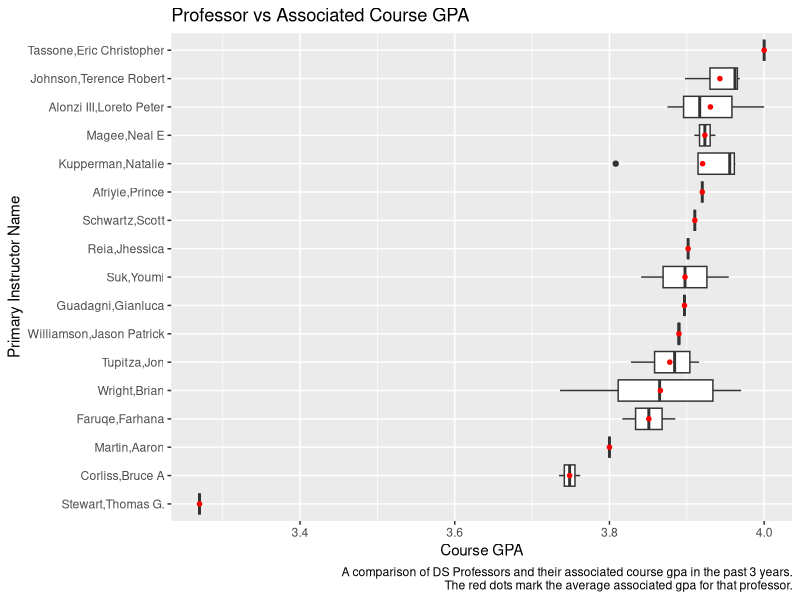
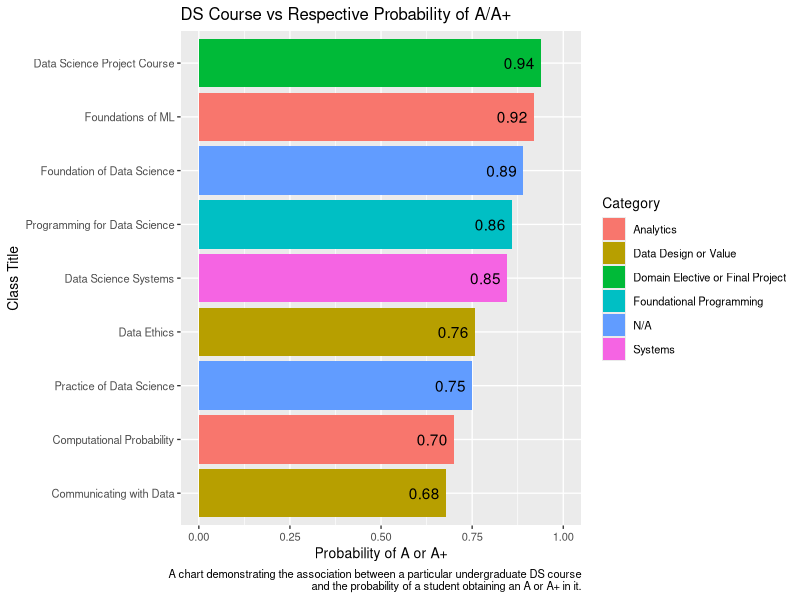

Source code (R) for these figures, in order:
## ---- chunk 1
knitr::opts_chunk$set(echo = TRUE)
## ---- chunk 2
library(readxl)
library(ggplot2)
library(tidyverse)
## ---- chunk 3
ds_courses <- read_excel("ds_courses.xlsx"); ds_courses
## ---- chunk 4
# filter for undergrad
ds_courses <- filter(ds_courses, `Catalog Number` < 5000); ds_courses 
## ---- chunk 5
# select relevant columns for all questions
ds_courses <- select(ds_courses, `Catalog Number`, `Class Title`, `Primary Instructor Name`, 
                     `Course GPA`, `# of Students`, `A+`, A); ds_courses
## ---- chunk 6
# Q1
prof_gpas <- ds_courses %>% select(`Primary Instructor Name`, `Course GPA`) %>%     
  group_by(`Primary Instructor Name`) %>%
  summarize(avg_gpa = mean(`Course GPA`)) %>% arrange(desc(avg_gpa)); prof_gpas

prof_order <- fct_rev(factor(prof_gpas$`Primary Instructor Name`, 
                             levels=prof_gpas$`Primary Instructor Name`)); prof_order

prof_order_plot <- factor(ds_courses$`Primary Instructor Name`, levels=prof_order)

ggplot(ds_courses, aes(x=`Course GPA`, y=fct_rev(prof_order_plot))) + 
  geom_boxplot() + stat_summary(fun=mean, geom="point", shape=20, size=2, color="red") + 
  labs(title="Professor vs Associated Course GPA",
       y="Primary Instructor Name",
       caption="A comparison of DS Professors and their associated course gpa in the past 3 years.
       The red dots mark the average associated gpa for that professor.")



## ---- chunk 7
# Q2
grpd_courses <- ds_courses %>% select(`Class Title`, `# of Students`, `A+`, A) %>% 
  group_by(`Class Title`) %>% summarize(
    avg_stud = mean(`# of Students`), 
    `avg_A+` = mean(`A+`),
    avg_A = mean(A)); grpd_courses

prob_A <- (grpd_courses$avg_A + grpd_courses$`avg_A+`) / grpd_courses$avg_stud; prob_A

grpd_courses <- grpd_courses %>% mutate(prob_A) %>% arrange(desc(prob_A)); grpd_courses

classes <- fct_rev(factor(grpd_courses$`Class Title`, levels=grpd_courses$`Class Title`))

Category <- c("Domain Elective or Final Project", "Analytics", "N/A", "Foundational Programming", "Systems", "Data Design or Value", "N/A", "Analytics", "Data Design or Value")

ggplot(grpd_courses %>% mutate(Category), aes(x=prob_A, y=classes, fill=Category)) + geom_col() + xlim(0, 1) +
  theme_gray(base_size = 10) + geom_text(aes(label=format(round(prob_A, 2), nsmall = 2)), hjust=1.2) +
  labs(title="DS Course vs Respective Probability of A/A+",
      x="Probability of A or A+",
      y="Class Title",
      caption="A chart demonstrating the association between a particular undergraduate DS course
      and the probability of a student obtaining an A or A+ in it.")
  
  
